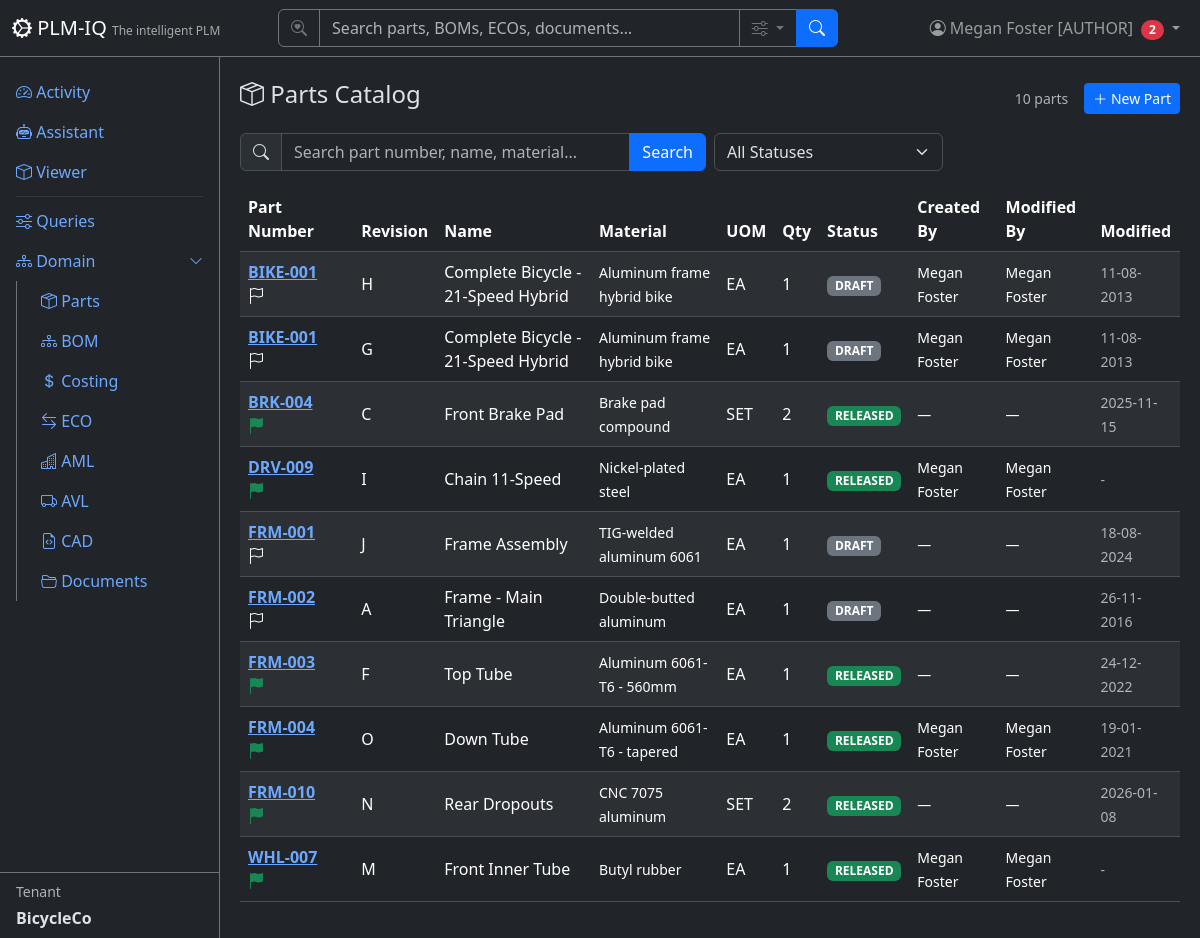
The app's page /parts (signed in) with its own data.
### app/models/tenant_user.py (models this page shows)
class User(Base):
    __tablename__ = "users"
    user_id = Column("user_id", Integer, primary_key=True, autoincrement=True)
    username = Column("username", String, unique=True, nullable=True)
    full_name = Column("full_name", String, nullable=False)
    email = Column("email", String, unique=True, nullable=False)
    email_verified = Column("email_verified", Boolean, nullable=False, default=False)
    password_hash = Column("password_hash", String, nullable=False, default="")
    tenant_id = Column("tenant_id", Integer, ForeignKey("tenants.tenant_id"), nullable=False, default=1)
    tenant_key = Column("tenant_key", String, nullable=False)
    is_active = Column("is_active", Boolean, default=True)
    created_date = Column("created_date", String)
    role = Column("role", String, nullable=False, default="reader")
    node_id = Column("node_id", Integer, ForeignKey("plmiq_node.node_id"))
    node = relationship("GraphNode", foreign_keys=[node_id])
    tenant = relationship("Tenant", back_populates="users")
    favorites = relationship("Favorite", back_populates="user")

class Tenant(Base):
    __tablename__ = "tenants"
    tenant_id = Column("tenant_id", Integer, primary_key=True, autoincrement=True)
    tenant_name = Column("tenant_name", String, unique=True, nullable=False)
    tenant_key = Column("tenant_key", String, unique=True, nullable=False)
    tenant_secret = Column("tenant_secret", String, nullable=False, default="")
    subdomain = Column("subdomain", String, unique=True, nullable=True)
    description = Column("description", String)
    created_date = Column("created_date", String)
    role = Column("role", String, default="reader")
    is_active = Column("is_active", Boolean, default=True)
    git_username = Column("git_username", String, nullable=True)          # per-tenant Gitea user (owner of its repos)
    git_secret_enc = Column("git_secret_enc", String, nullable=True)      # Fernet-encrypted Gitea password/token
    git_cad_repo = Column("git_cad_repo", String, nullable=True)          # tenant's private CAD repo
    git_docs_repo = Column("git_docs_repo", String, nullable=True)        # tenant's private docs repo
    git_provisioned = Column("git_provisioned", Boolean, default=False)   # idempotent provisioning flag
    node_id = Column("node_id", Integer, ForeignKey("plmiq_node.node_id"))
    node = relationship("GraphNode", foreign_keys=[node_id])
    users = relationship("User", back_populates="tenant")
    parts = relationship("Part", back_populates="tenant")
    favorites = relationship("Favorite", back_populates="tenant")

### app/models/parts.py (models this page shows)
class Part(Base):
    __tablename__ = "parts"
    part_id = Column("part_id", Integer, primary_key=True, autoincrement=True)
    part_number = Column("part_number", String, nullable=False)
    part_revision = Column("part_revision", String, nullable=False)
    part_name = Column("part_name", String, nullable=False)
    spec_file = Column("spec_file", String)
    material = Column("material", String)
    uom = Column("uom", String, nullable=False)
    qty = Column("qty", Integer, nullable=False, default=1)
    status = Column("status", String, nullable=False, default="DRAFT")
    in_workflow = Column("in_workflow", Boolean, nullable=False, default=False)
    active_workflow_instance_id = Column("active_workflow_instance_id", Integer, ForeignKey("workflow_instances.id"))
    created_date = Column("created_date", String)
    modified_date = Column("modified_date", String)
    modified_owner = Column("modified_owner", Integer, ForeignKey("users.user_id"))
    created_by = Column("created_by", Integer, ForeignKey("users.user_id"))
    tenant_id = Column("tenant_id", Integer, ForeignKey("tenants.tenant_id"), nullable=False, default=1)
    tenant_key = Column("tenant_key", String, nullable=False)
    node_id = Column("node_id", Integer, ForeignKey("plmiq_node.node_id"))
    node = relationship("GraphNode")
    tenant = relationship("Tenant", back_populates="parts")
    bom_items = relationship("BomItem", back_populates="part", foreign_keys="BomItem.part_id")
    costing_items = relationship("CostingBomItem", back_populates="part")
    eco_items = relationship("EngineeringChangeOrder", back_populates="part")
    aml_items = relationship("ApprovedManufacturer", back_populates="part")
    avl_items = relationship("ApprovedVendor", back_populates="part")
    cad_files = relationship("CadMetadata", back_populates="part")

### app/routers/parts.py (the view)
@router.get("", response_class=HTMLResponse)
def list_parts(
    request: Request,
    q: str | None = Query(None, description="Search query"),
    status: str | None = Query(None, description="Filter by status"),
    page: int = Query(1, ge=1),
    db: TenantScopedSession = Depends(get_tenant_db),
):
    user = require_user(request, db)
    ctx = auth_context(request, db)
    query = db.query(Part)
    if q:
        query = query.filter(
            or_(
                Part.part_number.ilike(f"%{q}%"),
                Part.part_name.ilike(f"%{q}%"),
                Part.material.ilike(f"%{q}%"),
            )
        )
    if status:
        query = query.filter(Part.status == status)
    total = query.count()
    offset = (page - 1) * DEFAULT_PAGE_SIZE
    parts = query.order_by(Part.part_number).offset(offset).limit(DEFAULT_PAGE_SIZE).all()
    return HTMLResponse(content=render(
        "parts/list.html",
        **ctx,
        parts=parts,
        page=page,
        total=total,
        pages=(total + DEFAULT_PAGE_SIZE - 1) // DEFAULT_PAGE_SIZE,
        q=q or "",
        status_filter=status or "",
        statuses=get_settings(request).PART_STATUSES,
    ))

### app/templates/parts/list.html (shortened to what this page needs)
{% extends "base.html" %}
{% block content %}
<div class="d-flex justify-content-between align-items-center mb-3">
    <h4><i class="bi bi-box-seam"></i> Parts Catalog</h4>
    <div class="d-flex align-items-center gap-3">
        <span class="text-muted small">{{ total }} parts</span>
        {% if current_user and current_user.role == 'author' %}
        <a href="/parts/new" class="btn btn-sm btn-primary"><i class="bi bi-plus-lg"></i> New Part</a>
        {% endif %}
    </div>
</div>
<form method="GET" class="row g-2 mb-3">
    <div class="col-md-6">
        <div class="input-group">
            <span class="input-group-text"><i class="bi bi-search"></i></span>
            <input type="text" name="q" class="form-control" placeholder="Search part number, name, material..." value="{{ q }}">
            <button class="btn btn-primary" type="submit">Search</button>
        </div>
    </div>
    <div class="col-md-3">
        <select name="status" class="form-select" onchange="this.form.submit()">
            <option value="">All Statuses</option>
        </select>
    </div>
</form>
<div class="table-responsive">
    <table class="table table-striped table-hover align-middle">
        <thead class="table-dark">
            <tr>
                <th>Part Number</th>
                <th></th>
                <th>Revision</th>
                <th>Name</th>
                <th>Material</th>
                <th>UOM</th>
                <th>Qty</th>
                <th>Status</th>
                <th>Created By</th>
                <th>Modified By</th>
                <th>Modified</th>
            </tr>
        </thead>
        <tbody>
            {% for p in parts %}
            <tr>
                <td>
                    <a href="/parts/{{ p.part_number }}" class="fw-bold text-nowrap">{{ p.part_number }}</a>
                    {% if p.status == 'RELEASED' %}
                    <i class="bi bi-flag-fill text-success" title="Released"></i>
                    {% elif p.status == 'OBSOLETED' %}
                    <i class="bi bi-flag-fill text-danger" title="Obsoleted"></i>
                    {% else %}
                    <i class="bi bi-flag fs-6" title="{{ p.status or 'Draft' }}"></i>
                    {% endif %}
                </td>
                <td class="text-center">
                </td>
                <td>{{ p.part_revision }}</td>
                <td>{{ p.part_name }}</td>
                <td><small>{{ (p.material or '')|truncate(40) or '-' }}</small></td>
                <td>{{ p.uom }}</td>
                <td>{{ p.qty }}</td>
                <td>
                    <span class="badge bg-{% if p.status == 'RELEASED' %}success{% elif p.status == 'OBSOLETED' %}danger{% else %}secondary{% endif %} badge-status">
                        {{ p.status }}
                    </span>
                </td>
                <td><small>{{ user_map.get(p.created_by, '—') if user_map else (p.created_by or '—') }}</small></td>
                <td><small>{{ user_map.get(p.modified_owner, '—') if user_map else (p.modified_owner or '—') }}</small></td>
                <td><small class="text-muted">{{ p.modified_date or '-' }}</small></td>
            </tr>
            {% else %}
            <tr><td colspan="11" class="text-center text-muted py-4">No parts found.</td></tr>
            {% endfor %}
        </tbody>
    </table>
</div>
{% endblock %}

### app/templates/base.html (shortened to what this page needs)
<!DOCTYPE html>
<html lang="en" data-bs-theme="dark">
<head>
    <link href="https://cdn.jsdelivr.net/npm/bootstrap@5.3.3/dist/css/bootstrap.min.css" rel="stylesheet">
    <link href="https://cdn.jsdelivr.net/npm/bootstrap-icons@1.11.3/font/bootstrap-icons.css" rel="stylesheet">
</head>
<body>
    <nav class="navbar navbar-expand-md navbar-dark bg-dark fixed-top border-bottom border-secondary">
        <div class="container-fluid">
            <a class="navbar-brand" href="/">
                <i class="bi bi-gear-wide-connected"></i> PLM-IQ
                <small class="d-none d-md-inline">The intelligent PLM</small>
            </a>
            <div class="collapse navbar-collapse" id="navMenu">
                {% if current_user %}
                <form class="d-flex mx-auto my-2 my-md-0" role="search" action="/search" method="get" style="width: 100%; max-width: 560px;">
                    <div class="input-group">
                        <span class="input-group-text bg-dark border-secondary text-secondary"><i class="bi bi-search-heart"></i></span>
                        <input type="search" name="q" class="form-control bg-dark text-light border-secondary" placeholder="Search parts, BOMs, ECOs, documents…" aria-label="Search">
                        <button class="btn btn-outline-secondary dropdown-toggle" type="button" data-bs-toggle="dropdown" data-bs-auto-close="outside" title="Search options">
                            <i class="bi bi-sliders"></i>
                        </button>
                        <button class="btn btn-primary" type="submit"><i class="bi bi-search"></i></button>
                    </div>
                </form>
                {% endif %}
                <ul class="navbar-nav ms-auto align-items-center">
                    {% if current_user %}
                    <li class="nav-item dropdown">
                        <a class="nav-link dropdown-toggle position-relative" href="#" role="button" data-bs-toggle="dropdown" aria-label="Profile Menu" title="Profile Menu">
                            <i class="bi bi-person-circle"></i>
                            <span class="d-none d-md-inline">{{ current_user.full_name }} [{{ current_user.role|upper if current_user.role else 'SUPERUSER' }}]</span>
                            {% if unread_count|default(0) > 0 %}<span class="badge bg-danger rounded-pill ms-1">{{ unread_count }}</span>{% endif %}
                        </a>
                    </li>
                    {% else %}
                    <li class="nav-item">
                        <a class="nav-link" href="/login"><i class="bi bi-box-arrow-in-right"></i> Sign In</a>
                    </li>
                    {% endif %}
                </ul>
            </div>
        </div>
    </nav>
    <div class="sidebar bg-dark border-end border-secondary pt-3">
        <ul class="nav nav-pills flex-column flex-grow-1 overflow-auto">
            <li class="nav-item">
                <a class="nav-link" href="/"><i class="bi bi-speedometer2"></i> Activity</a>
            </li>
            <li class="nav-item">
                <a class="nav-link" href="/assistant"><i class="bi bi-robot"></i> Assistant</a>
            </li>
            <li class="nav-item">
                <a class="nav-link" href="/apsviewer"><i class="bi bi-box"></i> Viewer</a>
            </li>
            <li class="nav-item">
                <hr class="nav-divider my-1 mx-3 border-secondary">
            </li>
            <li class="nav-item">
                <a class="nav-link" href="/queries"><i class="bi bi-sliders"></i> Queries</a>
            </li>
            <li class="nav-item">
                <a class="nav-link d-flex justify-content-between align-items-center" data-bs-toggle="collapse" href="#domainSubmenu" role="button" aria-expanded="true">
                    <span><i class="bi bi-diagram-3"></i> Domain</span>
                    <i class="bi bi-chevron-down small"></i>
                </a>
                <div class="collapse show" id="domainSubmenu">
                    <ul class="nav nav-pills flex-column ms-3 border-start border-secondary ps-2">
                        <li class="nav-item">
                            <a class="nav-link" href="/parts"><i class="bi bi-box-seam"></i> Parts</a>
                        </li>
                        <li class="nav-item">
                            <a class="nav-link" href="/bom"><i class="bi bi-diagram-3"></i> BOM</a>
                        </li>
                        <li class="nav-item">
                            <a class="nav-link" href="/costing"><i class="bi bi-currency-dollar"></i> Costing</a>
                        </li>
                        <li class="nav-item">
                            <a class="nav-link" href="/eco"><i class="bi bi-arrow-left-right"></i> ECO</a>
                        </li>
                        <li class="nav-item">
                            <a class="nav-link" href="/aml"><i class="bi bi-buildings"></i> AML</a>
                        </li>
                        <li class="nav-item">
                            <a class="nav-link" href="/avl"><i class="bi bi-truck"></i> AVL</a>
                        </li>
                        <li class="nav-item">
                            <a class="nav-link" href="/cad"><i class="bi bi-file-earmark-code"></i> CAD</a>
                        </li>
                        <li class="nav-item">
                            <a class="nav-link" href="/documents"><i class="bi bi-folder2-open"></i> Documents</a>
                        </li>
                    </ul>
                </div>
            </li>
        </ul>
        {% if current_tenant %}
        <div class="px-3 py-2 border-top border-secondary mt-auto">
            <div class="small text-muted mb-1">Tenant</div>
            <div class="fw-bold">{{ current_tenant.tenant_name }}</div>
        </div>
        {% endif %}
    </div>
    <div class="main-content">
        {% block content %}{% endblock %}
    </div>
</body>
</html>

### app/templates/base.html (style rules this page uses)
body { padding-top: 60px; }
.sidebar { position: fixed; top: 56px; bottom: 0; left: 0; width: 220px; overflow-y: auto; display: flex; flex-direction: column; }
.main-content { margin-left: 220px; padding: 20px; }
.navbar-brand small { font-size: 0.75rem; opacity: 0.6; }
.badge-status { font-size: 0.75rem; }

### records on screen
User: full_name "Megan Foster", role "AUTHOR"
Tenant: tenant_name "BicycleCo"
Part: part_number "BIKE-001", part_revision "H", part_name "Complete Bicycle - 21-Speed Hybrid", material "Aluminum frame hybrid bike", uom "EA", qty "1", status "DRAFT", get "Megan Foster", modified_date "11-08-2013"
Part: part_number "BIKE-001", part_revision "G", part_name "Complete Bicycle - 21-Speed Hybrid", material "Aluminum frame hybrid bike", uom "EA", qty "1", status "DRAFT", get "Megan Foster", modified_date "11-08-2013"
Part: part_number "BRK-004", part_revision "C", part_name "Front Brake Pad", material "Brake pad compound", uom "SET", qty "2", status "RELEASED", get "—", modified_date "2025-11-15"
Part: part_number "DRV-009", part_revision "I", part_name "Chain 11-Speed", material "Nickel-plated steel", uom "EA", qty "1", status "RELEASED", get "Megan Foster", modified_date "-"
Part: part_number "FRM-001", part_revision "J", part_name "Frame Assembly", material "TIG-welded aluminum 6061", uom "EA", qty "1", status "DRAFT", get "—", modified_date "18-08-2024"
Part: part_number "FRM-002", part_revision "A", part_name "Frame - Main Triangle", material "Double-butted aluminum", uom "EA", qty "1", status "DRAFT", get "—", modified_date "26-11-2016"
Part: part_number "FRM-003", part_revision "F", part_name "Top Tube", material "Aluminum 6061-T6 - 560mm", uom "EA", qty "1", status "RELEASED", get "—", modified_date "24-12-2022"
Part: part_number "FRM-004", part_revision "O", part_name "Down Tube", material "Aluminum 6061-T6 - tapered", uom "EA", qty "1", status "RELEASED", get "Megan Foster", modified_date "19-01-2021"
Part: part_number "FRM-010", part_revision "N", part_name "Rear Dropouts", material "CNC 7075 aluminum", uom "SET", qty "2", status "RELEASED", get "—", modified_date "2026-01-08"
Part: part_number "WHL-007", part_revision "M", part_name "Front Inner Tube", material "Butyl rubber", uom "EA", qty "1", status "RELEASED", get "Megan Foster", modified_date "-"

### other values on screen
{{ unread_count }} "2"
{{ total }} "10"
